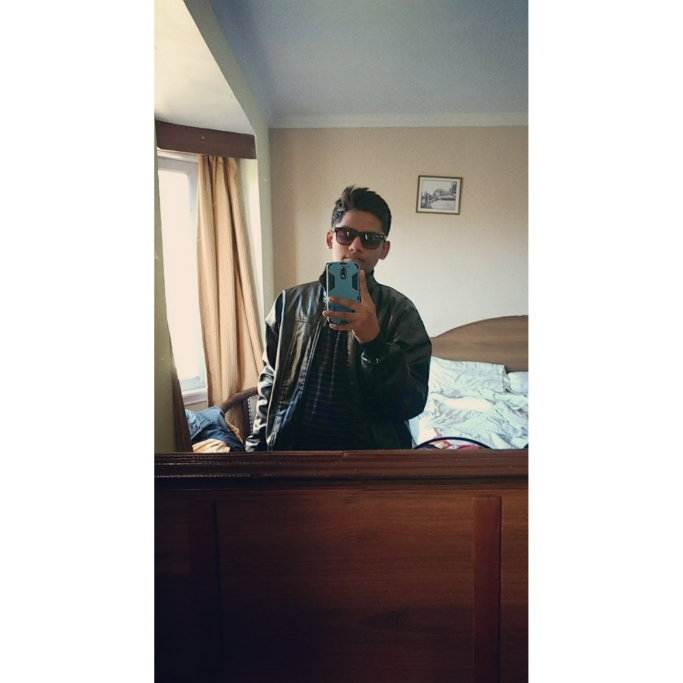
#> input picture 18. Python for Image and Video Processing with OpenCV/Files/1.jpg, 2048 x 2048 px, given in place of 1.jpg.jpg, which was not available (shown at 1/3 size)
$ python face-detector.py
#> lines starting #> are read from the running program, lines starting #| are printed output that depends on the picture; pictures that were not available may be replaced by others from this repository, and a replacement may not be noted
# -*- coding: utf-8 -*-
"""
Created on Thu Jul 18 02:06:45 2019

@author: viren
"""

import cv2
import os


face_cascade=cv2.CascadeClassifier("files\haarcascade_frontalface_default.xml")

base_filename=input("\nEnter the name of the .jpg file : ")
#> the answer given: Files/1.jpg

dir_name= "C:\\Viren\\Work\\Python\\Solutions\\18. Python for Image and Video Processing with OpenCV\Files\\"
filename_suffix = "jpg"
x=os.path.join(dir_name, base_filename + "." + filename_suffix)


img=cv2.imread(x)
#> img is the input picture: shape (2048, 2048, 3); mean B, G, R 167, 170.5, 175.5
gray_img=cv2.cvtColor(img,cv2.COLOR_BGR2GRAY)
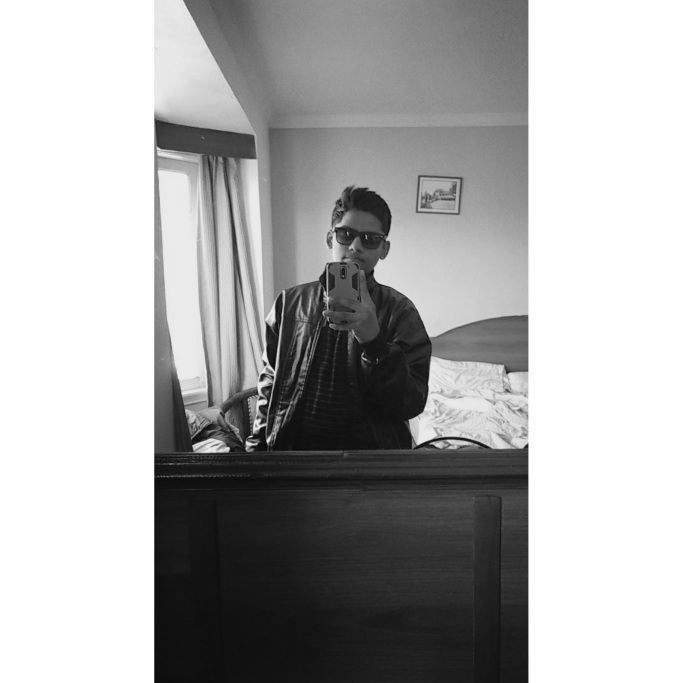
#> gray_img: shape (2048, 2048) (shown at 1/3 size); min 7, max 255, mean 171.6

faces=face_cascade.detectMultiScale(gray_img,
                                    scaleFactor=1.1,
                                    minNeighbors=5)
#> faces = [[885, 1111, 58, 58], [963, 626, 222, 222]]
##using scaleFactor=1.1

for x,y,w,h in faces:
    img=cv2.rectangle(img,(x,y),(x+w,y+h),(0,255,0),3)
#> this loop made 2 passes

## rectangle(img,x,y,width,height,(color of rectangle),(width of rectangle))
## color of rectangle : BGR--> 255,0,0 --> "Blue"
## color of rectangle : BGR--> 0,255,0 --> "Green"
## color of rectangle : BGR--> 0,0,255 --> "Red"

print(faces)
#| [[ 885 1111   58   58]
#|  [ 963  626  222  222]]

resized=cv2.resize(img,(500,500))
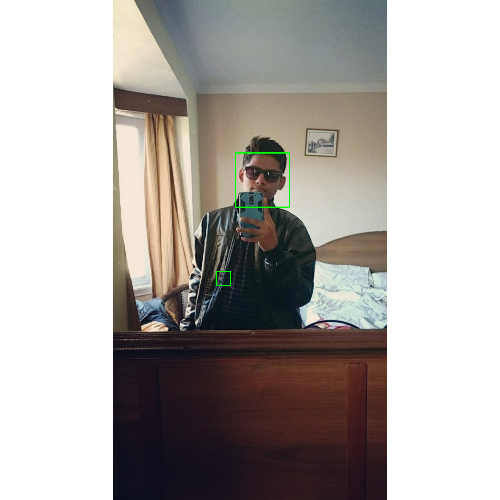
#> resized: shape (500, 500, 3); mean B, G, R 166.8, 170.6, 175.4


cv2.imshow("Gray",resized)
cv2.waitKey(0)
cv2.destroyAllWindows()

$ run again, on 18. Python for Image and Video Processing with OpenCV/Files/5.jpg
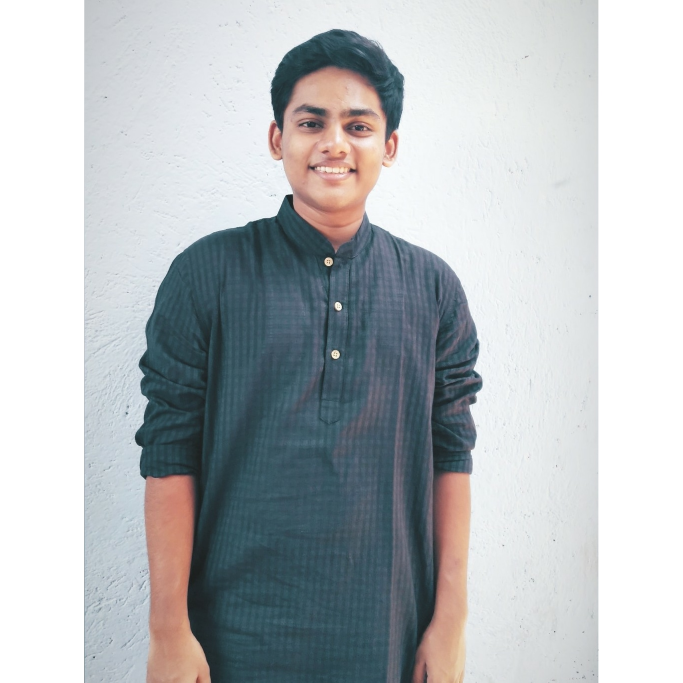
#> input picture 18. Python for Image and Video Processing with OpenCV/Files/5.jpg, 2048 x 2048 px, given in place of 5.jpg.jpg, which was not available (shown at 1/3 size)
#> img is the input picture: shape (2048, 2048, 3); mean B, G, R 190.1, 187.3, 182.6
#> `gray_img=cv2.cvtColor(img,cv2.COLOR_BGR2GRAY)`:
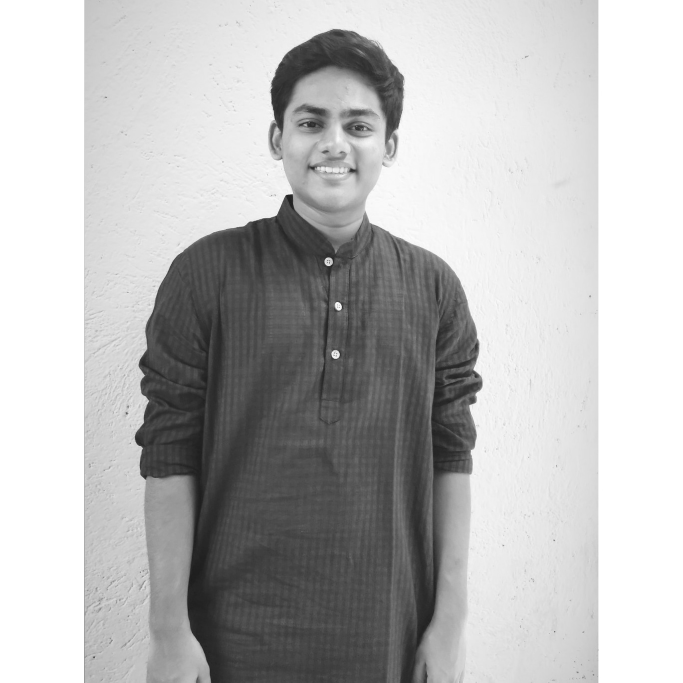
#> gray_img: shape (2048, 2048) (shown at 1/3 size); min 22, max 255, mean 186.2
#> faces = [[972, 768, 30, 30], [1001, 903, 26, 26], [798, 208, 414, 414]]
#> the loop `for x,y,w,h in faces:` made 3 passes
#| [[ 972  768   30   30]
#|  [1001  903   26   26]
#|  [ 798  208  414  414]]
#> `resized=cv2.resize(img,(500,500))`:
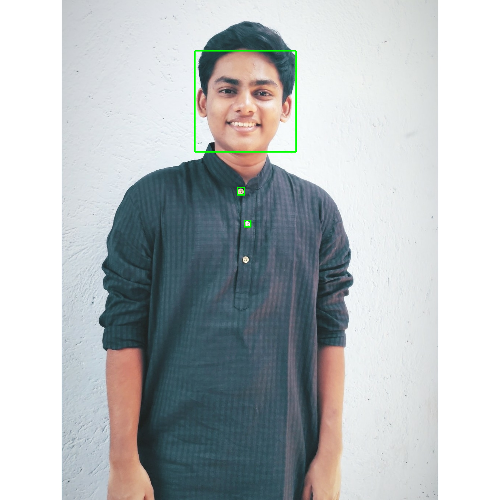
#> resized: shape (500, 500, 3); mean B, G, R 189.6, 187.5, 182

$ run again, on 18. Python for Image and Video Processing with OpenCV/Files/photo.jpg
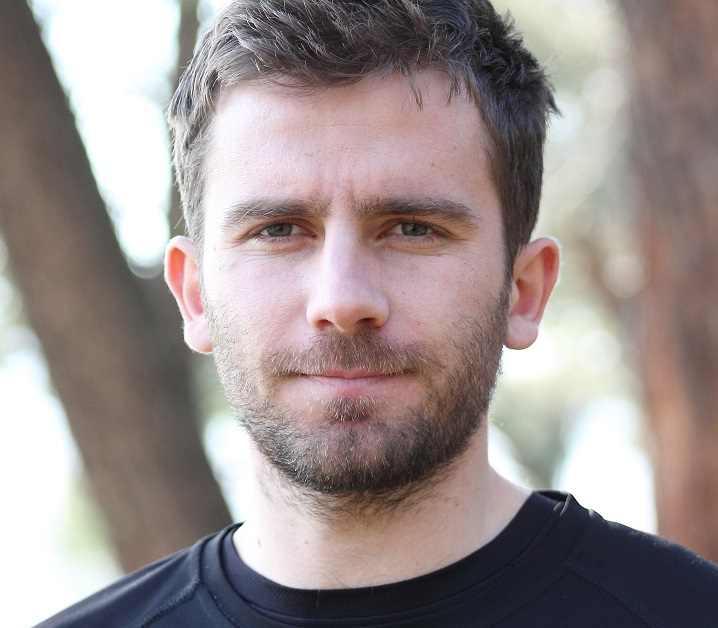
#> input picture 18. Python for Image and Video Processing with OpenCV/Files/photo.jpg, 718 x 628 px, given in place of photo.jpg.jpg, which was not available
#> img is the input picture: shape (628, 718, 3); mean B, G, R 142, 143.2, 154.6
#> `gray_img=cv2.cvtColor(img,cv2.COLOR_BGR2GRAY)`:
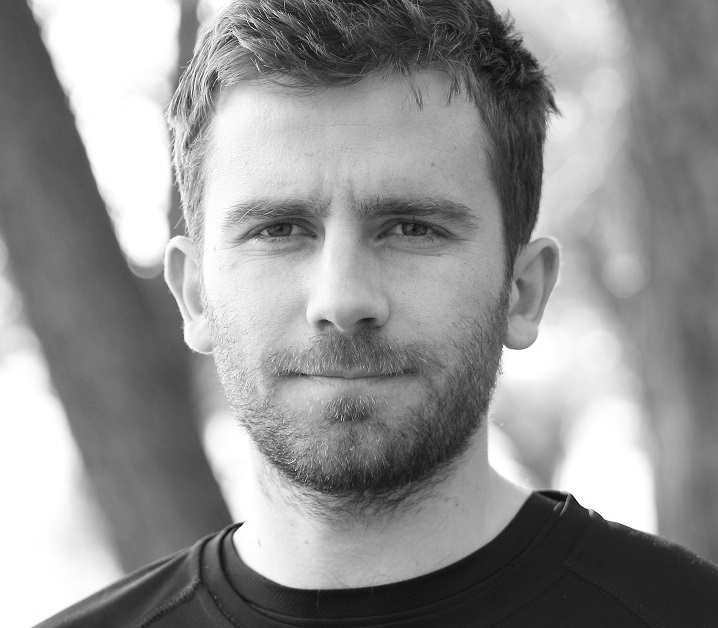
#> gray_img: shape (628, 718); min 2, max 255, mean 146.4
#> faces = [[152, 84, 384, 384]]
#> the loop `for x,y,w,h in faces:` made 1 pass
#| [[152  84 384 384]]
#> `resized=cv2.resize(img,(500,500))`:
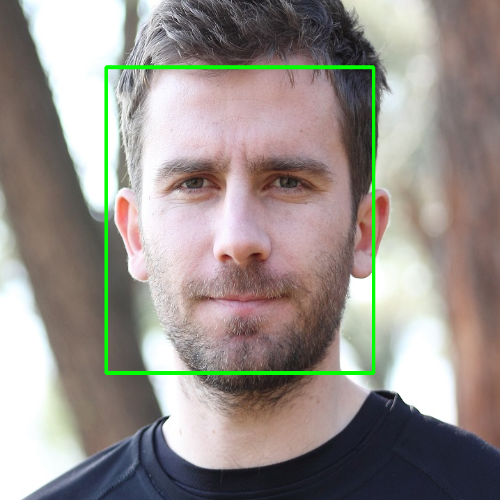
#> resized: shape (500, 500, 3); mean B, G, R 139.6, 145, 152
